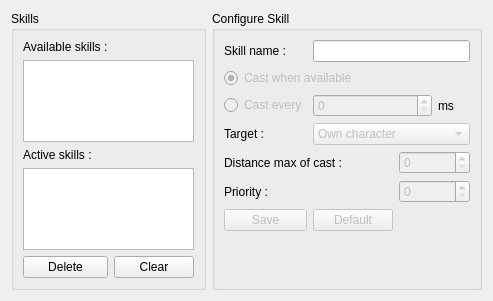
<?xml version="1.0" encoding="UTF-8"?>
<ui version="4.0">
 <class>SkillsWidget</class>
 <widget class="QWidget" name="SkillsWidget">
  <property name="geometry">
   <rect>
    <x>0</x>
    <y>0</y>
    <width>484</width>
    <height>301</height>
   </rect>
  </property>
  <property name="windowTitle">
   <string>Form</string>
  </property>
  <layout class="QGridLayout" name="gridLayout_3">
   <item row="0" column="1">
    <widget class="QGroupBox" name="groupBox">
     <property name="minimumSize">
      <size>
       <width>270</width>
       <height>0</height>
      </size>
     </property>
     <property name="title">
      <string>Configure Skill</string>
     </property>
     <layout class="QGridLayout" name="gridLayout_2">
      <item row="2" column="3">
       <widget class="QLabel" name="label_6">
        <property name="text">
         <string>ms</string>
        </property>
       </widget>
      </item>
      <item row="4" column="2" colspan="2">
       <widget class="QSpinBox" name="SB_DISTANCECAST">
        <property name="enabled">
         <bool>false</bool>
        </property>
       </widget>
      </item>
      <item row="6" column="1">
       <widget class="QPushButton" name="PB_DEFAULT">
        <property name="enabled">
         <bool>false</bool>
        </property>
        <property name="text">
         <string>Default</string>
        </property>
       </widget>
      </item>
      <item row="3" column="1" colspan="3">
       <widget class="QComboBox" name="CB_TARGET">
        <property name="enabled">
         <bool>false</bool>
        </property>
        <item>
         <property name="text">
          <string>Own character</string>
         </property>
        </item>
        <item>
         <property name="text">
          <string>Monster</string>
         </property>
        </item>
        <item>
         <property name="text">
          <string>Own pet</string>
         </property>
        </item>
        <item>
         <property name="text">
          <string>Own partner</string>
         </property>
        </item>
       </widget>
      </item>
      <item row="6" column="0">
       <widget class="QPushButton" name="PB_SAVE">
        <property name="enabled">
         <bool>false</bool>
        </property>
        <property name="text">
         <string>Save</string>
        </property>
       </widget>
      </item>
      <item row="5" column="0">
       <widget class="QLabel" name="label_4">
        <property name="text">
         <string>Priority :</string>
        </property>
       </widget>
      </item>
      <item row="4" column="0" colspan="2">
       <widget class="QLabel" name="label_3">
        <property name="text">
         <string>Distance max of cast :</string>
        </property>
       </widget>
      </item>
      <item row="1" column="0" colspan="2">
       <widget class="QRadioButton" name="RB_CASTAVAILABLE">
        <property name="enabled">
         <bool>false</bool>
        </property>
        <property name="text">
         <string>Cast when available</string>
        </property>
        <property name="checked">
         <bool>true</bool>
        </property>
       </widget>
      </item>
      <item row="0" column="1" colspan="3">
       <widget class="QLineEdit" name="LE_SKILLNAME">
        <property name="readOnly">
         <bool>true</bool>
        </property>
       </widget>
      </item>
      <item row="3" column="0">
       <widget class="QLabel" name="label_7">
        <property name="text">
         <string>Target :</string>
        </property>
       </widget>
      </item>
      <item row="2" column="0">
       <widget class="QRadioButton" name="RB_CASTSECONDS">
        <property name="enabled">
         <bool>false</bool>
        </property>
        <property name="text">
         <string>Cast every</string>
        </property>
       </widget>
      </item>
      <item row="8" column="0">
       <spacer name="verticalSpacer">
        <property name="orientation">
         <enum>Qt::Vertical</enum>
        </property>
        <property name="sizeHint" stdset="0">
         <size>
          <width>20</width>
          <height>40</height>
         </size>
        </property>
       </spacer>
      </item>
      <item row="5" column="2" colspan="2">
       <widget class="QSpinBox" name="SB_PRIORITY">
        <property name="enabled">
         <bool>false</bool>
        </property>
       </widget>
      </item>
      <item row="2" column="1" colspan="2">
       <widget class="QSpinBox" name="SB_CASTSECOND">
        <property name="enabled">
         <bool>false</bool>
        </property>
        <property name="maximum">
         <number>20000</number>
        </property>
       </widget>
      </item>
      <item row="0" column="0">
       <widget class="QLabel" name="label_2">
        <property name="text">
         <string>Skill name :</string>
        </property>
       </widget>
      </item>
      <item row="7" column="0" colspan="4">
       <widget class="QLabel" name="L_SAVESTATUS">
        <property name="maximumSize">
         <size>
          <width>123123</width>
          <height>16777215</height>
         </size>
        </property>
        <property name="text">
         <string/>
        </property>
       </widget>
      </item>
     </layout>
    </widget>
   </item>
   <item row="0" column="0">
    <widget class="QGroupBox" name="groupBox_2">
     <property name="title">
      <string>Skills</string>
     </property>
     <layout class="QGridLayout" name="gridLayout">
      <item row="4" column="0">
       <widget class="QPushButton" name="PB_DELETE">
        <property name="text">
         <string>Delete</string>
        </property>
       </widget>
      </item>
      <item row="0" column="0">
       <widget class="QLabel" name="label">
        <property name="text">
         <string>Available skills :</string>
        </property>
       </widget>
      </item>
      <item row="2" column="0">
       <widget class="QLabel" name="label_5">
        <property name="text">
         <string>Active skills :</string>
        </property>
       </widget>
      </item>
      <item row="4" column="1">
       <widget class="QPushButton" name="PB_CLEAR">
        <property name="text">
         <string>Clear</string>
        </property>
       </widget>
      </item>
      <item row="3" column="0" colspan="2">
       <widget class="QListWidget" name="LW_ACTIVESKILLS"/>
      </item>
      <item row="1" column="0" colspan="2">
       <widget class="QListWidget" name="LW_SKILLS"/>
      </item>
     </layout>
    </widget>
   </item>
  </layout>
 </widget>
 <resources/>
 <connections/>
</ui>
